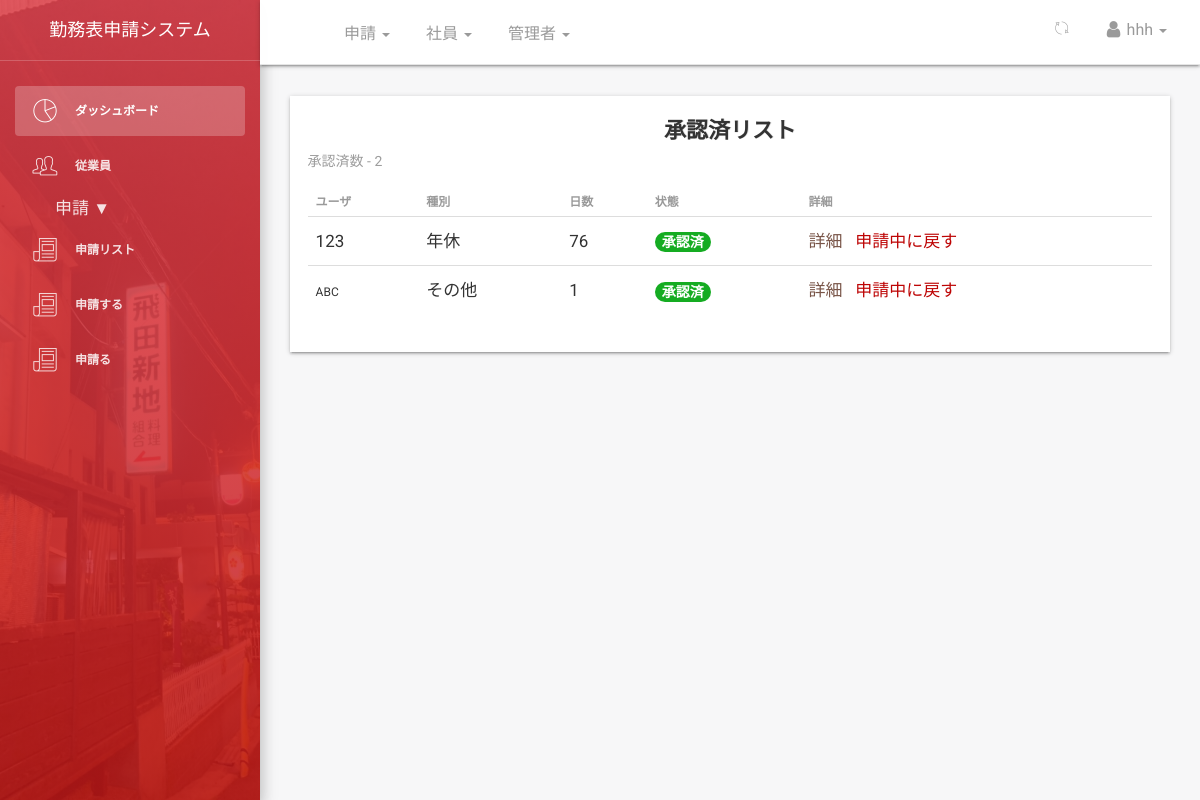
The page /dashboard/leaves/approved/all/ (signed in) on the database its author committed.
### leave/models.py (models this page shows, shortened)
class Leave(models.Model):
	user = models.ForeignKey(User,on_delete=models.CASCADE,default=1)
	startdate = models.DateField(verbose_name=_('開始日'),help_text='leave start date is on ..',null=True,blank=False)
	enddate = models.DateField(verbose_name=_('終了日'),help_text='coming back on ...',null=True,blank=False)
	leavetype = models.CharField(verbose_name=_('理由'),choices=LEAVE_TYPE,max_length=25,default=SICK,null=True,blank=False)
	reason = models.CharField(verbose_name=_('Reason for Leave'),max_length=255,help_text='add additional information for leave',null=True,blank=True)
	defaultdays = models.PositiveIntegerField(verbose_name=_('Leave days per year counter'),default=DAYS,null=True,blank=True)
	status = models.CharField(max_length=12,default='申請中') #pending,approved,rejected,cancelled
	is_approved = models.BooleanField(default=False) #hide
	updated = models.DateTimeField(auto_now=True, auto_now_add=False)
	created = models.DateTimeField(auto_now=False, auto_now_add=True)
	objects = LeaveManager()
	class Meta:
		verbose_name = _('Leave')
		verbose_name_plural = _('Leaves')
		ordering = ['-created'] #recent objects
	@property
	def leave_days(self):
		days_count = ''
		startdate = self.startdate
		enddate = self.enddate
		if startdate > enddate:
			return
		dates = (enddate - startdate)
		ddd = dates.days
		ddd = ddd + 1
		return ddd

### dashboard/views.py (the view)
# urls.py: path('leaves/approved/all/',views.leaves_approved_list,name='approvedleaveslist'),
def leaves_approved_list(request):
	if not (request.user.is_superuser and request.user.is_staff):
		return redirect('/')
	leaves = Leave.objects.all_approved_leaves() #approved leaves -> calling model manager method
	return render(request,'dashboard/leaves_approved.html',{'leave_list':leaves,'title':'approved leave list'})

### leave/manager.py (called while the page is built)
	def all_approved_leaves(self):
		return super().get_queryset().filter(status = '承認済')

### templates/dashboard/leaves_approved.html (shortened to what this page needs)
{% extends '_layout.html' %}
 {% block navheader %}
 	{% include 'includes/navheader_employee_app.html' %}
 {% endblock %}
 {% block content %}
        <section class="content">
            <section class="container-fluid">
            	   <section class="row">
                        <section class="col col-sm-8 offset-sm-2">
                        </section>
                    </section>
                	<div class="table-responsive table-shadow">
                		<div class="text-center table-description">
                			<h4 class="title-h3" style="text-shadow: 1px 0px rgba(0,0,0,0.11)">承認済リスト</h4>
                		</div>
                		<section class="total-leaves-count">
                			{% if leave_list %}
                			<p>承認済数 - <span>{{ leave_list.count }}</span></p>
                			{% endif %}
                		</section>
                		<table class="table">
							  <thead>
							    <tr>
							      <th scope="col"><b>ユーザ</b></th>
							      <th scope="col"><b>種別</b></th>
							      <th scope="col"><b>日数</b></th>
							      <th scope="col"><b>状態</b></th>
							      <th scope="col"><b>詳細</b></th>
							    </tr>
							  </thead>
							  <tbody>
							  	{% for leave in leave_list %}
							    <tr>
							      <td>{{ leave.user }}</td>
							      <td>{{ leave.leavetype}}</td>
							      <td>{{ leave.leave_days }}</td>
							      <td><span class="badge badge-success" style="background-color:rgb(21, 172, 34); font-size: 14px;">{{ leave.status }}</span></td>
							      <td>
							      	<a href="{% url 'dashboard:userleaveview' leave.id %}" style="color: #795548;">
							      	    <span>詳細 &nbsp;</span>
							      	</a>
							      	{% if leave.status == "承認済"  %}
							        <a href="{% url 'dashboard:userleaveunapprove2' leave.id %}" style="color:#bd0404;">
							       	<span>申請中に戻す</span>
							        </a>
									{% endif %}
							      </td>
							    </tr>
							    {% endfor %}
							  </tbody>
						</table>
					</div>
            </section>
        </section>
 {% endblock %}

### templates/includes/navheader_employee_app.html (shortened to what this page needs)
 {% load static %}
 <nav class="navbar navbar-default navbar-fixed shadow">
            <div class="container-fluid">
                <div class="collapse navbar-collapse">
                    <ul class="nav navbar-nav navbar-left">
                        <li>
                            <a href="" class="dropdown-toggle" data-toggle="dropdown">
                            </a>
                        </li>
                        <li class="dropdown">
                        <a href="" class="dropdown-toggle" data-toggle="dropdown">
                                    <p>
                                        申請
                                        <b class="caret"></b>
                                    </p>
                              </a>
                        </li>
                        {% if request.user.is_superuser and request.user.is_staff %}
                        <li class="dropdown">
                              <a href="" class="dropdown-toggle" data-toggle="dropdown">
                                    <p>
                                        社員
                                        <b class="caret"></b>
                                    </p>
                              </a>
                        </li>
                        {% endif %}
                        {% if request.user.is_superuser and request.user.is_staff %}
                        <li class="dropdown">
                              <a href="" class="dropdown-toggle" data-toggle="dropdown">
                                    <p>
                                        管理者
                                        <b class="caret"></b>
                                    </p>
                              </a>
                        </li>
                        {% endif %}
                    </ul>
                    <ul class="nav navbar-nav navbar-right">
                        <li class="dropdown">
                              <a href="" class="dropdown-toggle refresh-page" data-toggle="dropdown" title="Refresh Current Page">
                                    <i class="pe-7s-refresh-2"></i>
                              </a>
                        </li>
                        <li class="dropdown">
                              <a href="" class="dropdown-toggle" data-toggle="dropdown">
                                    <p>
                                        <i class="fa fa-user"></i> {{ request.user}}
                                        <b class="caret"></b>
                                    </p>
                              </a>
                        </li>
                    </ul>
                </div>
            </div>
        </nav>

### rows shown on the page
Leave: user "123", leavetype "年休", leave_days "76", status "承認済", shows "申請中に戻す"
Leave: user "abc", leavetype "その他", leave_days "1", status "承認済", shows "申請中に戻す"

### other values the page prints
{{ request.user }} "hhh"
{{ leave_list.count }} "2"
